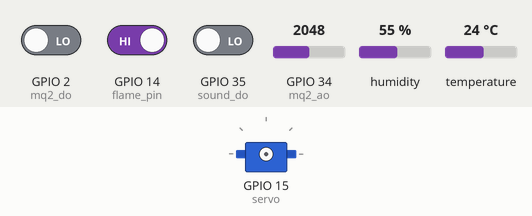
Simulated run of this program. Board: ESP32 board running MicroPython. Parts: servo. The test bench sets the inputs (shaded band); at power-on: GPIO 14 (flame_pin) HIGH, GPIO 35 (sound_do) LOW, GPIO 34 (mq2_ao) = 2048, GPIO 2 (mq2_do) LOW, humidity 55 %, temperature 24 °C (analog values on the 0–4095 scale). WiFi joins after 1.5 s; outgoing connections fail; servo angles are drawn from the pulse width (0.5 ms = 0°, 2.5 ms = 180°); the clock reads 2024-03-15 10:24:30 at power-on unless the program sets it; what the program prints to the serial console is not drawn.

Above: at 4.2 s.
4.3 s: GPIO 14 (flame_pin) driven LOW
10.8 s: GPIO 35 (sound_do) driven HIGH
At 12.4 s:
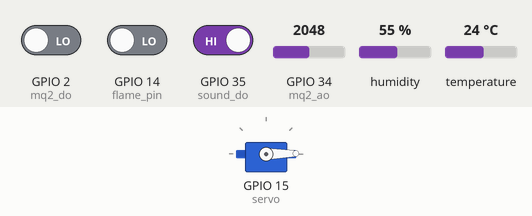
13.3 s: GPIO 34 (mq2_ao) set to 2163
18.7 s: GPIO 34 (mq2_ao) set to 2234
At 24.4 s:
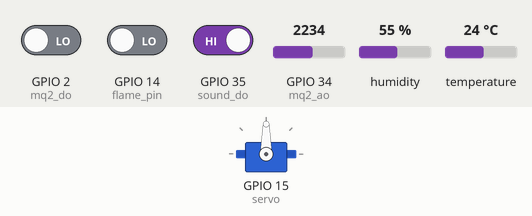
25.2 s: GPIO 14 (flame_pin) driven HIGH
At 26.2 s:
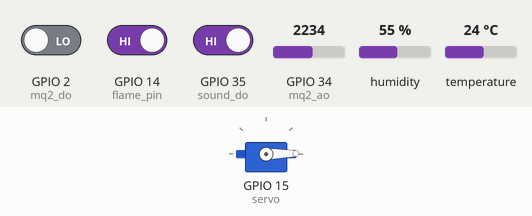
Timing chart, 0 to 28.2 s (numbered marks = the images above; inputs shaded):
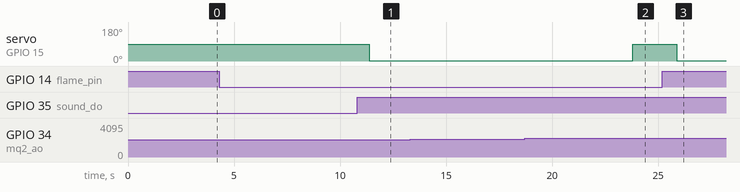

Measured:
- the behaviour switches between 2200 and 2201 on GPIO 34 (mq2_ao) (found by bisection; images 1 and 2)
- after the input at 10.8 s, servo on GPIO 15 (servo): 90° → 1° after 0.58 s
- after the input at 13.3 s, every drawn part: stays the same
- after the input at 18.7 s, servo on GPIO 15 (servo): 1° → 90° after 5.1 s
- after the input at 25.2 s, servo on GPIO 15 (servo): 90° → 1° after 0.69 s

The program:

final_working_system.py
```python
'''
最终工作版本的传感器系统
无OLED但功能完整，专注于传感器监测和舵机控制
包含MQ2校准功能
'''

from machine import Pin, ADC, PWM
import time
import json
import network
import socket
import dht

# ==================== 常量配置 ====================
DEVICE_ID = "esp32_fire_alarm_01"

# WiFi配置
WIFI_SSID = "syh2031"
WIFI_PASSWORD = "12345678"

# MQTT配置
MQTT_SERVER = "192.168.24.32"
MQTT_PORT = 1883

# GPIO配置（保持你的接线）
DHT11_PIN = 4
FLAME_PIN = 14  # 火焰传感器专用GPIO14
MQ2_AO_PIN = 34
MQ2_DO_PIN = 2
SOUND_AO_PIN = 13
SOUND_DO_PIN = 35
SERVO_PIN = 15

# 舵机角度配置
SERVO_SAFE_ANGLE = 0      # 安全位置（舵机关闭）
SERVO_ALERT_ANGLE = 90    # 警报位置（舵机启动）

# ==================== 硬件初始化 ====================
print("🔧 初始化硬件...")

# 初始化舵机
servo = PWM(Pin(SERVO_PIN), freq=50)
print("✅ 舵机初始化完成")

# 初始化MQ2烟雾传感器
mq2_ao = ADC(Pin(MQ2_AO_PIN))
mq2_do = Pin(MQ2_DO_PIN, Pin.IN)
mq2_ao.atten(ADC.ATTN_11DB)
print("✅ MQ2烟雾传感器初始化完成")

# 全局变量
flame_pin = None
alert_counter = 0  # 连续报警计数器
current_servo_angle = SERVO_SAFE_ANGLE  # 当前舵机角度，避免重复设置
mqtt_client = None  # MQTT客户端
wifi_connected = False  # WiFi连接状态
sound_error_printed = False  # 声音传感器错误标记
dht_error_printed = False  # 温湿度传感器错误标记

# 声音传感器对象（延迟初始化）
sound_ao = None
sound_do = None

# ==================== WiFi和MQTT函数 ====================
def connect_wifi():
    """连接WiFi网络"""
    global wifi_connected
    print("📡 正在连接WiFi...")
    wlan = network.WLAN(network.STA_IF)
    wlan.active(True)

    if not wlan.isconnected():
        print(f"连接到: {WIFI_SSID}")
        wlan.connect(WIFI_SSID, WIFI_PASSWORD)

        # 等待连接
        timeout = 0
        while not wlan.isconnected() and timeout < 30:
            time.sleep(1)
            timeout += 1
            print(".", end="")

        print()

        if wlan.isconnected():
            wifi_connected = True
            print("✅ WiFi连接成功!")
            print(f"IP地址: {wlan.ifconfig()[0]}")
            return True
        else:
            print("❌ WiFi连接失败!")
            wifi_connected = False
            return False
    else:
        wifi_connected = True
        print("✅ WiFi已连接")
        print(f"IP地址: {wlan.ifconfig()[0]}")
        return True

class SimpleMQTTClient:
    """简化的MQTT客户端"""
    def __init__(self, client_id, server, port):
        self.client_id = client_id
        self.server = server
        self.port = port
        self.sock = None
        self.connected = False
        self.last_ping = time.time()

    def connect(self):
        """连接到MQTT服务器"""
        try:
            print(f"📡 正在连接MQTT: {self.server}:{self.port}")

            # 创建socket连接
            self.sock = socket.socket()
            self.sock.settimeout(15)  # 增加超时时间
            addr = socket.getaddrinfo(self.server, self.port)[0][-1]
            self.sock.connect(addr)
            print("TCP连接成功")

            # 构建MQTT CONNECT消息
            protocol_name = b"MQTT"
            protocol_level = 4  # MQTT 3.1.1
            flags = 0x02  # Clean session
            keep_alive = 30  # 减少keep alive时间

            # 可变头部
            var_header = bytearray()
            var_header.append(0)  # MSB of protocol name length
            var_header.append(len(protocol_name))  # LSB of protocol name length
            var_header.extend(protocol_name)
            var_header.append(protocol_level)
            var_header.append(flags)
            var_header.append(keep_alive >> 8)
            var_header.append(keep_alive & 0xFF)

            # 负载
            payload = bytearray()
            client_id_bytes = self.client_id.encode()
            payload.append(len(client_id_bytes) >> 8)
            payload.append(len(client_id_bytes) & 0xFF)
            payload.extend(client_id_bytes)

            # 剩余长度
            remaining_length = len(var_header) + len(payload)

            # 完整消息
            connect_msg = bytearray()
            connect_msg.append(0x10)  # CONNECT
            connect_msg.append(remaining_length)
            connect_msg.extend(var_header)
            connect_msg.extend(payload)

            # 发送连接消息
            self.sock.send(connect_msg)

            # 等待CONNACK
            response = self.sock.recv(1024)

            if len(response) >= 4 and response[0] == 0x20 and response[3] == 0x00:
                self.connected = True
                self.last_ping = time.time()
                print("✅ MQTT连接成功!")
                return True
            else:
                print(f"❌ MQTT连接失败")
                if len(response) > 0:
                    print(f"响应: {[hex(b) for b in response]}")
                return False

        except Exception as e:
            print(f"❌ MQTT连接异常: {e}")
            if self.sock:
                try:
                    self.sock.close()
                except:
                    pass
            self.connected = False
            return False

    def encode_remaining_length(self, length):
        """编码MQTT剩余长度字段"""
        encoded = bytearray()
        while True:
            byte = length % 128
            length //= 128
            if length > 0:
                byte |= 0x80
            encoded.append(byte)
            if length == 0:
                break
        return encoded

    def publish(self, topic, message):
        """发布消息"""
        if not self.connected:
            return False

        try:
            # 检查是否需要发送PINGREQ（保持连接）
            current_time = time.time()
            if current_time - self.last_ping > 30:  # 每30秒发送一次PING
                try:
                    self.sock.send(b"\xC0\x00")  # PINGREQ
                    self.last_ping = current_time
                except:
                    self.connected = False
                    return False

            topic_bytes = topic.encode()
            message_bytes = message.encode()

            # 计算剩余长度
            topic_length = len(topic_bytes)
            message_length = len(message_bytes)
            remaining_length = 2 + topic_length + message_length

            # 构建PUBLISH消息
            publish_msg = bytearray()
            publish_msg.append(0x30)  # PUBLISH QoS 0

            # 添加编码后的剩余长度
            remaining_length_bytes = self.encode_remaining_length(remaining_length)
            publish_msg.extend(remaining_length_bytes)

            # 添加主题长度和主题
            publish_msg.append(topic_length >> 8)
            publish_msg.append(topic_length & 0xFF)
            publish_msg.extend(topic_bytes)

            # 添加消息内容
            publish_msg.extend(message_bytes)

            self.sock.send(publish_msg)
            return True

        except Exception as e:
            print(f"❌ MQTT发布失败: {e}")
            self.connected = False  # 连接断开，标记为未连接
            return False

    def disconnect(self):
        """断开连接"""
        if self.sock and self.connected:
            try:
                self.sock.send(b"\xE0\x00")  # DISCONNECT
                self.sock.close()
            except:
                pass
            finally:
                self.connected = False

def reconnect_mqtt():
    """重新连接MQTT服务器"""
    global mqtt_client
    try:
        if mqtt_client:
            mqtt_client.disconnect()
        mqtt_client = SimpleMQTTClient(DEVICE_ID, MQTT_SERVER, MQTT_PORT)
        if mqtt_client.connect():
            print("📡 MQTT重新连接成功")
            return True
        else:
            print("❌ MQTT重新连接失败")
            return False
    except Exception as e:
        print(f"❌ MQTT重新连接异常: {e}")
        return False

def send_sensor_data_to_mqtt(sensor_data, status, alerts, danger_level):
    """发送传感器数据到MQTT服务器"""
    global mqtt_client

    # 检查连接状态，如果断开尝试重连
    if not mqtt_client or not mqtt_client.connected:
        print("📡 MQTT连接已断开，尝试重新连接...")
        if not reconnect_mqtt():
            return False

    try:
        # 构建MQTT消息
        mqtt_data = {
            "device_id": DEVICE_ID,
            "timestamp": time.time(),
            "sensor_data": sensor_data,
            "system_status": {
                "status": status,
                "danger_level": danger_level,
                "alerts": alerts,
                "alert_counter": alert_counter
            },
            "location": "宿舍火灾报警系统"
        }

        payload = json.dumps(mqtt_data)
        topic = f"esp32/{DEVICE_ID}/data/json"

        if mqtt_client.publish(topic, payload):
            print(f"📡 MQTT数据已发送")
            return True
        else:
            print(f"❌ MQTT发送失败，尝试重新连接...")
            if reconnect_mqtt():
                # 重连成功后重试发送
                return mqtt_client.publish(topic, payload)
            return False

    except Exception as e:
        print(f"❌ MQTT数据打包失败: {e}")
        return False

# ==================== 传感器函数 ====================
def read_flame():
    """读取火焰传感器（GPIO14数字模式）"""
    if flame_pin is None:
        return None
    try:
        # GPIO14只支持数字输入，直接读取数字值
        return flame_pin.value()
    except:
        return None

def read_mq2():
    """读取MQ2烟雾传感器"""
    try:
        analog_value = mq2_ao.read()
        digital_value = mq2_do.value()
        return analog_value, digital_value
    except:
        return None, None

def read_sound():
    """读取声音传感器（仅数字模式）"""
    try:
        if sound_do is None:
            return None, None

        # 读取数字值
        digital_value = sound_do.value()
        return None, digital_value  # 模拟值返回None

    except Exception as e:
        # 只在第一次失败时打印错误信息
        global sound_error_printed
        if not sound_error_printed:
            print(f"⚠️ 声音传感器读取失败: {e}")
            sound_error_printed = True
        return None, None

def read_dht11():
    """读取DHT11温湿度数据（按照dht11_simple.py的逻辑）"""
    try:
        pin = Pin(DHT11_PIN)

        # 发送启动信号
        pin.init(Pin.OUT)
        pin.value(0)
        time.sleep_ms(20)
        pin.value(1)

        # 切换到输入模式并记录信号
        pin.init(Pin.IN, Pin.PULL_UP)

        changes = []
        last_value = 1
        last_time = time.ticks_us()

        start_time = time.ticks_us()
        while time.ticks_diff(time.ticks_us(), start_time) < 50000:
            current_value = pin.value()
            if current_value != last_value:
                current_time = time.ticks_us()
                duration = time.ticks_diff(current_time, last_time)
                changes.append((last_value, duration))
                last_value = current_value
                last_time = current_time
            time.sleep_us(1)

        # 解析数据
        if len(changes) < 10:
            return None, None

        bits = []
        for i in range(2, len(changes), 2):
            if i + 1 < len(changes):
                high_duration = changes[i][1]
                bit = 1 if high_duration > 50 else 0
                bits.append(bit)
                if len(bits) >= 40:
                    break

        if len(bits) < 40:
            return None, None

        # 转换为字节数据
        data = bytearray(5)
        for i in range(5):
            for j in range(8):
                data[i] = (data[i] << 1) | bits[i*8 + j]

        # 校验和检查
        checksum = (data[0] + data[1] + data[2] + data[3]) & 0xFF
        if checksum != data[4]:
            return None, None

        # 返回温度和湿度
        temperature = data[2]
        humidity = data[0]

        if 0 <= humidity <= 95 and 0 <= temperature <= 50:
            return temperature, humidity
        else:
            return None, None

    except Exception as e:
        # 只在第一次失败时打印错误信息
        global dht_error_printed
        if not dht_error_printed:
            print(f"⚠️ DHT11温湿度传感器读取失败: {e}")
            dht_error_printed = True
        return None, None

def set_servo_angle(angle):
    """设置舵机角度（只有角度改变时才设置）"""
    global current_servo_angle
    try:
        # 只有当角度改变时才设置舵机
        if angle != current_servo_angle:
            duty = int(angle / 180 * 102 + 26)  # 0-180度映射到26-128
            servo.duty(duty)
            current_servo_angle = angle  # 更新当前角度
            # 只有当舵机角度改变时才打印信息
            if angle == SERVO_ALERT_ANGLE:
                print(f"🔥 舵机启动到警报位置: {angle}°")
            elif angle == SERVO_SAFE_ANGLE:
                print(f"✅ 舵机重置到安全位置: {angle}°")
    except:
        pass

def reset_servo_to_safe():
    """重置舵机到安全位置（只有需要时才重置）"""
    global current_servo_angle
    try:
        if current_servo_angle != SERVO_SAFE_ANGLE:
            duty = int(SERVO_SAFE_ANGLE / 180 * 102 + 26)  # 0度对应26
            servo.duty(duty)
            current_servo_angle = SERVO_SAFE_ANGLE
    except:
        pass

def init_flame_sensor():
    """初始化火焰传感器 - GPIO14只支持数字输入"""
    global flame_pin
    try:
        # GPIO14在ESP32上只支持数字输入，直接使用数字模式
        flame_pin = Pin(FLAME_PIN, Pin.IN)
        test_digital = flame_pin.value()
        print(f"✅ 火焰传感器初始化成功（数字模式），测试读数: {test_digital}")
        print(f"   说明: GPIO{FLAME_PIN}检测到火焰时输出0，正常时输出1")
        return True
    except Exception as e:
        print(f"❌ 火焰传感器初始化失败: {e}")
        flame_pin = None
        return False

def init_sound_sensor():
    """初始化声音传感器 - 仅使用数字模式"""
    global sound_ao, sound_do, sound_error_printed
    try:
        # 仅初始化数字输出（GPIO35）
        sound_do = Pin(SOUND_DO_PIN, Pin.IN)
        test_digital = sound_do.value()
        print(f"✅ 声音传感器初始化成功（数字模式），测试读数: {test_digital}")
        print(f"   说明: GPIO{SOUND_DO_PIN}检测到声音时输出0，安静时输出1")

        # 模拟输出设置为None，表示不可用
        sound_ao = None
        sound_error_printed = False
        return True

    except Exception as e:
        print(f"❌ 声音传感器初始化失败: {e}")
        sound_ao = None
        sound_do = None
        return False

def get_mq2_status(analog_value, digital_value):
    """获取MQ2传感器状态描述"""
    if analog_value is None:
        return "读取错误"

    # 计算烟雾浓度百分比
    concentration = min(100, max(0, (analog_value / 4095) * 100))

    # 根据用户要求调整状态判断：1700以上为正常值
    if analog_value > 2500:
        return f"🚨检测到烟雾! 浓度{concentration:.0f}%"
    elif analog_value > 2200:
        return f"⚠️烟雾浓度偏高 浓度{concentration:.0f}%"
    elif analog_value > 1700:
        return f"✅空气质量正常 浓度{concentration:.0f}%"
    else:
        return f"✅空气清新 浓度{concentration:.0f}%"

# ==================== 主程序 ====================
def main():
    """主函数"""
    print("🚀 最终工作版传感器系统启动（含MQTT上传）")
    print("=" * 70)
    print("特点:")
    print("✅ 无OLED，功能完整")
    print("✅ 包含MQ2校准提示")
    print("✅ 专注于传感器监测")
    print("✅ 舵机控制正常")
    print("✅ MQTT数据上传")
    print("=" * 70)

    # 连接WiFi
    print("\n📡 连接网络...")
    wifi_ok = connect_wifi()

    # 连接MQTT（只有在WiFi连接成功时）
    global mqtt_client
    if wifi_ok:
        try:
            mqtt_client = SimpleMQTTClient(DEVICE_ID, MQTT_SERVER, MQTT_PORT)
            if mqtt_client.connect():
                print("✅ MQTT连接成功")
            else:
                print("❌ MQTT连接失败，继续运行但不上传数据")
                mqtt_client = None
        except Exception as e:
            print(f"❌ MQTT连接异常: {e}")
            mqtt_client = None
    else:
        print("❌ WiFi连接失败，跳过MQTT连接")

    # 初始化火焰传感器
    flame_ok = init_flame_sensor()

    # 初始化声音传感器
    sound_ok = init_sound_sensor()

    # 初始化舵机到安全位置
    set_servo_angle(SERVO_SAFE_ANGLE)
    print("✅ 舵机初始化到安全位置（0度，不启动）")

    print("\n📊 开始监测...")
    print("=" * 70)
    print("格式: [次数] 火焰 | 烟雾(模拟,数字) | 声音(模拟,数字) | 温度 | 湿度 | 系统状态 | 警报信息 | 报警计数")
    print("-" * 70)

    # 主循环
    loop_count = 0

    while True:
        loop_count += 1

        try:
            # 读取所有传感器数据
            sensor_data = {}

            # 火焰传感器
            flame_value = read_flame()
            if flame_value is not None:
                sensor_data['flame'] = flame_value

            # MQ2烟雾传感器
            smoke_analog, smoke_digital = read_mq2()
            if smoke_analog is not None:
                sensor_data['smoke_analog'] = smoke_analog
            if smoke_digital is not None:
                sensor_data['smoke_digital'] = smoke_digital

            # 声音传感器
            sound_analog, sound_digital = read_sound()
            if sound_analog is not None:
                sensor_data['sound_analog'] = sound_analog
            if sound_digital is not None:
                sensor_data['sound_digital'] = sound_digital

            # 温湿度传感器
            temperature, humidity = read_dht11()
            if temperature is not None and humidity is not None:
                sensor_data['temperature'] = temperature
                sensor_data['humidity'] = humidity
            else:
                # 读取失败时使用默认值
                sensor_data['temperature'] = 26  # 默认26度
                sensor_data['humidity'] = 50   # 默认50%

            # 危险检测逻辑
            danger_level = 0
            alerts = []

            # 火焰检测（GPIO14数字模式：0表示检测到火焰，1表示正常）
            if flame_value is not None:
                if flame_value == 0:
                    danger_level += 3
                    alerts.append("火焰检测")

            # 烟雾检测（根据用户要求调整：1700以上为正常值）
            if smoke_analog is not None:
                if smoke_analog > 2500:  # 高于2500才认为是烟雾
                    danger_level += 2
                    alerts.append("烟雾检测")
                elif smoke_analog > 2200:  # 2200-2500之间是警告
                    danger_level += 1
                    alerts.append("烟雾浓度偏高")
                # 1700-2200之间是正常范围，不触发警报

            # 数字检测作为辅助，但当模拟值在正常范围时忽略数字检测
            if smoke_digital == 0 and smoke_analog is not None and smoke_analog <= 1700:  # 只有当模拟值低于1700时才考虑数字检测
                danger_level += 1
                alerts.append("数字检测到烟雾")

            # 声音检测（数字0=有声音）
            if sound_digital == 0:
                danger_level += 1
                alerts.append("异常声音")

            # 确定系统状态
            if danger_level >= 4:
                status = "🚨危险"
                alert_counter += 1  # 增加报警计数器
                if alert_counter >= 3:  # 连续3次报警才启动舵机
                    set_servo_angle(SERVO_ALERT_ANGLE)
                    status = "🚨危险(舵机启动)"  # 更新状态显示
                else:
                    print(f"⚠️ 检测到危险! 报警计数: {alert_counter}/3")
                    set_servo_angle(SERVO_SAFE_ANGLE)  # 确保在等待期间舵机不启动
            elif danger_level >= 2:
                status = "⚠️警告"
                alert_counter = 0  # 重置报警计数器
                set_servo_angle(SERVO_SAFE_ANGLE)  # 确保警告状态舵机不启动
            else:
                status = "✅正常"
                alert_counter = 0  # 重置报警计数器
                set_servo_angle(SERVO_SAFE_ANGLE)  # 确保正常状态舵机不启动

            # 格式化显示
            flame_str = f"{flame_value or 'N/A'}"
            smoke_str = f"{smoke_analog or 'N/A'},{smoke_digital if smoke_digital is not None else 'N/A'}"
            sound_str = f"{sound_analog or 'N/A'},{sound_digital if sound_digital is not None else 'N/A'}"
            temp_str = f"{temperature}°C" if temperature is not None else "26°C"
            hum_str = f"{humidity}%" if humidity is not None else "50%"

            # 获取烟雾状态描述
            if smoke_analog is not None and smoke_digital is not None:
                smoke_status = get_mq2_status(smoke_analog, smoke_digital)
            else:
                smoke_status = "读取错误"

            alert_str = f"警报:{', '.join(alerts)}" if alerts else "警报:无"

            # 输出完整信息
            counter_str = f"计数:{alert_counter}" if alert_counter > 0 else "计数:0"
            print(f"[{loop_count:3d}] {flame_str:^6} | {smoke_str:^8} | {sound_str:^8} | {temp_str:^6} | {hum_str:^5} | {status} | {alert_str} | {counter_str}")

            # 发送数据到MQTT（每次循环都发送）
            if mqtt_client and wifi_connected:
                # 构建传感器数据对象（使用sensor_data，已包含温湿度数据）
                mqtt_sensor_data = sensor_data.copy()

                # 发送到MQTT
                send_sensor_data_to_mqtt(mqtt_sensor_data, status, alerts, danger_level)

            # 每10次循环显示MQ2状态建议
            if loop_count % 10 == 0:
                print(f"💡 MQ2状态: {smoke_status}")
                if smoke_analog > 2200:  # 只有在浓度偏高时才提示
                    print("   🔧 提示: 如需调节灵敏度请运行 mq2_realtime_adjust.py")
                elif smoke_analog > 1700:  # 显示正常范围提示
                    print("   ✅ 当前数值在正常范围内 (1700+)")

        except Exception as e:
            print(f"[{loop_count:3d}] ❌ 读取错误: {e}")

        # 采样间隔
        time.sleep(2)

if __name__ == "__main__":
    try:
        main()
    except KeyboardInterrupt:
        print("\n\n🛑 程序停止")
        set_servo_angle(SERVO_SAFE_ANGLE)
        print("✅ 舵机已回到安全位置")
        # 断开MQTT连接
        if mqtt_client:
            mqtt_client.disconnect()
            print("📡 MQTT连接已断开")
        print("👋 感谢使用!")
    except Exception as e:
        print(f"\n❌ 程序错误: {e}")
        set_servo_angle(SERVO_SAFE_ANGLE)
        # 断开MQTT连接
        if mqtt_client:
            mqtt_client.disconnect()
            print("📡 MQTT连接已断开")
```
